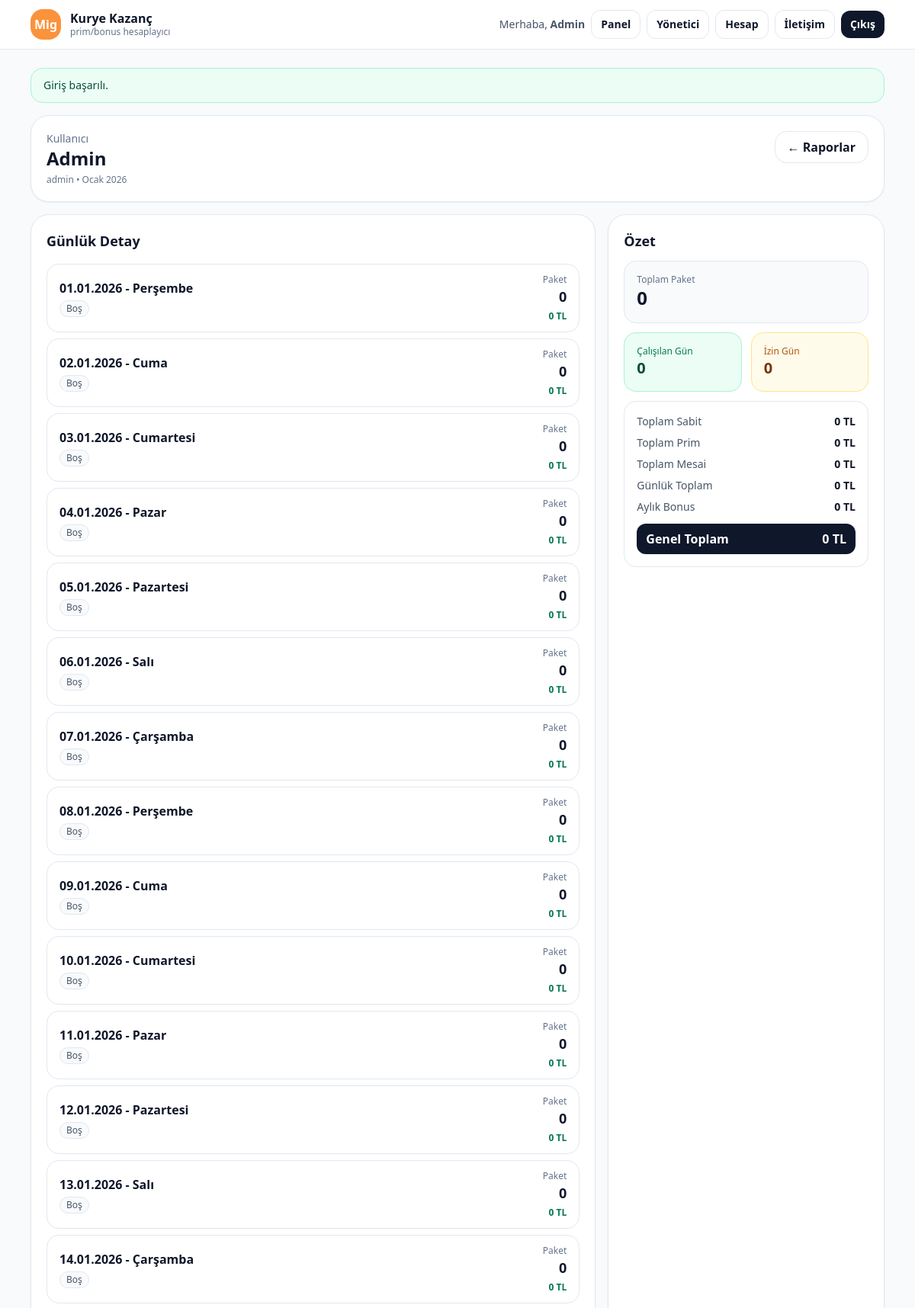
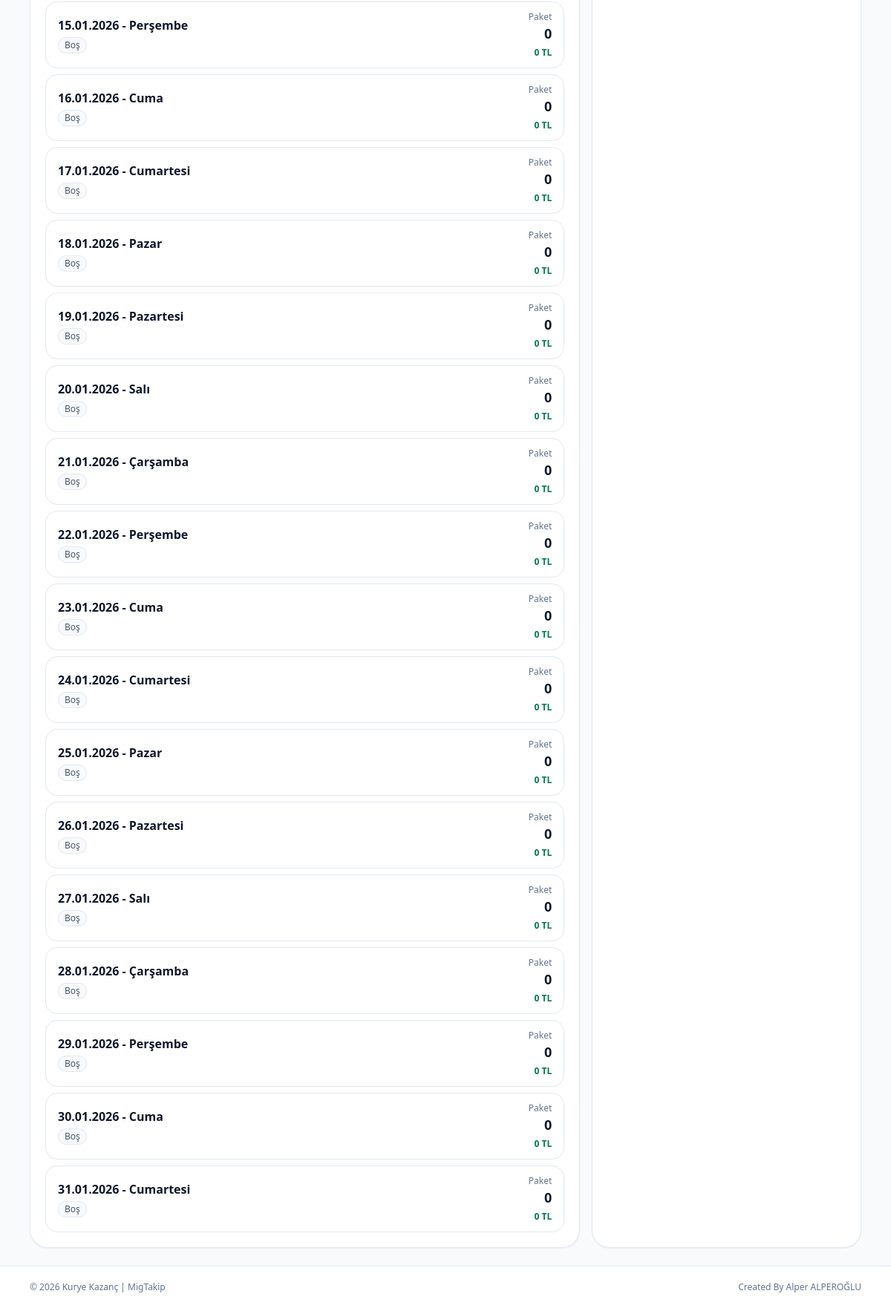
The page /reports_user.php?uid=1 (signed in) on the database its author committed (2 pictures, top to bottom).
### tables this page shows
CREATE TABLE `users` (
  `id` int(11) NOT NULL,
  `name` varchar(120) NOT NULL,
  `email` varchar(190) NOT NULL,
  `phone` varchar(30) DEFAULT NULL,
  `password_hash` varchar(255) NOT NULL,
  `role` enum('admin','chef','user') NOT NULL DEFAULT 'user',
  `courier_class` varchar(50) DEFAULT NULL,
  `start_date` date DEFAULT NULL,
  `seniority_start_date` date DEFAULT NULL,
  `accounting_fee` decimal(10,2) NOT NULL DEFAULT 0.00,
  `default_motor_type` varchar(10) DEFAULT 'own',
  `default_motor_rent_monthly` decimal(10,2) DEFAULT 0.00,
  `motor_default_type` enum('own','rental') NOT NULL DEFAULT 'own',
  `motor_monthly_rent` decimal(10,2) NOT NULL DEFAULT 0.00,
  `motor_plate` varchar(20) DEFAULT NULL,
  `first_login_done` tinyint(1) NOT NULL DEFAULT 0,
  `created_at` timestamp NOT NULL DEFAULT current_timestamp()
);

### app/helpers.php (called while the page is built, shortened)
<?php
function e(string $s): string { return htmlspecialchars($s, ENT_QUOTES, 'UTF-8'); }
function base_url(): string {
  $cfg = require __DIR__ . '/../config/config.php';
  if (!empty($cfg['app']['base_url'])) return rtrim($cfg['app']['base_url'], '/');
  $https = (!empty($_SERVER['HTTPS']) && $_SERVER['HTTPS'] !== 'off');
  $scheme = $https ? 'https' : 'http';
  $host = $_SERVER['HTTP_HOST'] ?? 'localhost';
  $scriptName = $_SERVER['SCRIPT_NAME'] ?? '';
  $dir = rtrim(str_replace('\\', '/', dirname($scriptName)), '/');
  return $scheme . '://' . $host . $dir;
}
function session_boot(): void {
  $cfg = require __DIR__ . '/../config/config.php';
}
function day_label(string $ym, int $day): string {
  if (!preg_match('/^(\d{4})-(\d{2})$/', $ym, $m)) return (string)$day;
  $y = intval($m[1]);
  $mo = intval($m[2]);
  $daysInMonth = (int)cal_days_in_month(CAL_GREGORIAN, $mo, $y);
  $dt = new DateTime(sprintf('%04d-%02d-%02d', $y, $mo, $day));
  $wd = ['Pazar','Pazartesi','Salı','Çarşamba','Perşembe','Cuma','Cumartesi'];
  $w = $wd[(int)$dt->format('w')] ?? '';
  return $dt->format('d.m.Y') . ' - ' . $w;
}
function flash_get(): ?array {
  $f = $_SESSION['_flash'];
  return $f;
}
function month_label(string $ym): string {
  $map = ['01'=>'Ocak','02'=>'Şubat','03'=>'Mart','04'=>'Nisan','05'=>'Mayıs','06'=>'Haziran','07'=>'Temmuz','08'=>'Ağustos','09'=>'Eylül','10'=>'Ekim','11'=>'Kasım','12'=>'Aralık'];
  if (!preg_match('/^(\d{4})-(\d{2})$/', $ym, $m)) return $ym;
  return ($map[$m[2]] ?? $m[2]) . ' ' . $m[1];
}

### config/config.php (called while the page is built, shortened)
<?php
return [
  'db' => [
    'host' => 'localhost',
    'name' => 'sesmotors_kurye',
    'user' => 'sesmotors_kurye',
    'pass' => 'nuFeKp5EWXnQ558embmK',
    'charset' => 'utf8mb4',
  ],
  'app' => [
    'base_url' => 'https://www.sesmotors.com/kurye/public',
    'session_name' => 'KURYESESS',
  ],
];

### app/calc.php (called while the page is built, shortened)
<?php
function role_extra_pay(string $role): float {
  return $role === 'chef' ? 7600.0 : 0.0;
}
function seniority_bonus_for_month(?string $startDate, string $ym): float {
  if (!$startDate || !preg_match('/^(\d{4})-(\d{2})$/', $ym, $m)) return 0.0;
  return 3600.0;
}
function bonus_for_month_packages(int $totalPackages): float {
  if ($totalPackages <= 0) return 0.0;
  return tier_lookup('bonus_tiers', $totalPackages);
}

### public/reports_user.php (the view, shortened to what this page needs)
<?php
require_once __DIR__ . '/../app/helpers.php';
require_once __DIR__ . '/../app/layout.php';
require_once __DIR__ . '/../app/calc.php';
$pdo = db();
$me = $_SESSION['user'];
$is_admin = ($me['role'] ?? '') === 'admin';
$uid = intval($_GET['uid'] ?? 0);
$ym = $_GET['ym'] ?? date('Y-m');
$u = $pdo->prepare("SELECT id,name,email,role,seniority_start_date FROM users WHERE id=? LIMIT 1");
$u->execute([$uid]);
$usr = $u->fetch();
$company = company_settings();
$overtime_hourly_rate = floatval($company['overtime_hourly_rate'] ?? 0);
$m = $pdo->prepare("SELECT id,daily_hours,hourly_rate,target_packages FROM months WHERE user_id=? AND ym=? LIMIT 1");
$m->execute([$uid, $ym]);
$month = $m->fetch();
$daily_hours = $month ? floatval($month['daily_hours']) : floatval($company['default_daily_hours']);
$hourly_rate = $month ? floatval($month['hourly_rate']) : floatval($company['hourly_rate']);
$byDay = [];
$totalPackages = 0;
$totalPrime = 0.0;
$totalFixed = 0.0;
$totalOvertime = 0.0;
$totalDaily = 0.0;
$workDays = 0;
$leaveDays = 0;
$days = [];
for ($d=1; $d<=31; $d++) {
  $status = $byDay[$d]['status'] ?? 'OFF';
  $pkg = intval($byDay[$d]['packages'] ?? 0);
  $ot_h = floatval($byDay[$d]['overtime_hours'] ?? 0);
  $note = $byDay[$d]['note'] ?? '';
  $prime = ($status==='WORK' && $pkg>0) ? prime_for_packages($pkg) : 0.0;
  $fixed = ($status==='WORK') ? daily_fixed_pay($pkg, $daily_hours, $hourly_rate) : 0.0;
  if ($status !== 'WORK') $ot_h = 0;
  $ot_pay = ($status==='WORK') ? overtime_pay($ot_h, $overtime_hourly_rate) : 0.0;
  $daily = $prime + $fixed + $ot_pay;
  $totalPrime += $prime;
  $totalFixed += $fixed;
  $totalOvertime += $ot_pay;
  $totalDaily += $daily;
  $days[] = ['day'=>$d,'status'=>$status,'packages'=>$pkg,'overtime_hours'=>$ot_h,'prime'=>$prime,'fixed'=>$fixed,'daily'=>$daily,'note'=>$note];
}
$bonus = bonus_for_month_packages($totalPackages);
$roleExtra = role_extra_pay($usr['role'] ?? 'user');
$seniorityBonus = seniority_bonus_for_month($usr['seniority_start_date'] ?? null, $ym);
$grand = $totalDaily + $bonus + $roleExtra + $seniorityBonus;
render_header('Rapor • ' . e($usr['name']) . ' • ' . month_label($ym), ['user'=>$me, 'is_admin'=>$is_admin]);
?>
<div class="flex flex-col gap-4">
  <div class="rounded-3xl bg-white border border-slate-200 shadow-sm p-5">
    <div class="flex items-start justify-between gap-3 flex-wrap">
      <div>
        <div class="text-sm text-slate-500">Kullanıcı</div>
        <h1 class="text-2xl font-extrabold"><?= e($usr['name']) ?></h1>
        <div class="mt-1 text-xs text-slate-500"><?= e($usr['role']) ?> • <?= e(month_label($ym)) ?></div>
      </div>
      <a class="rounded-2xl border border-slate-200 bg-white px-4 py-2 font-semibold hover:bg-slate-50" href="<?= e(base_url()) ?>/reports.php?ym=<?= e($ym) ?>">← Raporlar</a>
    </div>
  </div>
  <div class="grid gap-4 lg:grid-cols-3">
    <div class="lg:col-span-2 rounded-3xl bg-white border border-slate-200 shadow-sm p-5">
      <h2 class="text-lg font-extrabold">Günlük Detay</h2>
      <div class="mt-4 space-y-2">
        <?php foreach ($days as $row): ?>
          <?php
            $badge = $row['status']==='WORK' ? 'bg-emerald-50 text-emerald-700 border-emerald-200' :
                     ($row['status']==='LEAVE' ? 'bg-amber-50 text-amber-700 border-amber-200' :
                     'bg-slate-50 text-slate-600 border-slate-200');
            $statusText = $row['status']==='WORK'?'Çalıştı':($row['status']==='LEAVE'?'İzin':'Boş');
          ?>
          <details class="rounded-2xl border border-slate-200 bg-white">
            <summary class="cursor-pointer list-none px-4 py-3 flex items-center justify-between gap-3">
              <div>
                <div class="font-semibold"><?= e(day_label($ym, (int)$row['day'])) ?></div>
                <div class="mt-1 inline-flex items-center rounded-full border px-2 py-0.5 text-xs <?= $badge ?>"><?= e($statusText) ?></div>
              </div>
              <div class="text-right">
                <div class="text-xs text-slate-500">Paket</div>
                <div class="text-lg font-extrabold"><?= e((string)$row['packages']) ?></div>
                <div class="mt-1 text-xs text-emerald-700 font-extrabold"><?= number_format($row['daily'], 0, ',', '.') ?> TL</div>
              </div>
            </summary>
          </details>
        <?php endforeach; ?>
      </div>
    </div>
    <div class="rounded-3xl bg-white border border-slate-200 shadow-sm p-5">
      <h2 class="text-lg font-extrabold">Özet</h2>
      <div class="mt-3 grid gap-3">
        <div class="rounded-2xl bg-slate-50 border border-slate-200 p-4">
          <div class="text-xs text-slate-500">Toplam Paket</div>
          <div class="text-2xl font-extrabold"><?= e((string)$totalPackages) ?></div>
        </div>
        <div class="grid grid-cols-2 gap-3">
          <div class="rounded-2xl bg-emerald-50 border border-emerald-200 p-4">
            <div class="text-xs text-emerald-700">Çalışılan Gün</div>
            <div class="text-xl font-extrabold text-emerald-900"><?= e((string)$workDays) ?></div>
          </div>
          <div class="rounded-2xl bg-amber-50 border border-amber-200 p-4">
            <div class="text-xs text-amber-700">İzin Gün</div>
            <div class="text-xl font-extrabold text-amber-900"><?= e((string)$leaveDays) ?></div>
          </div>
        </div>
        <div class="rounded-2xl border border-slate-200 p-4">
          <div class="flex items-center justify-between text-sm"><span class="text-slate-600">Toplam Sabit</span><b><?= number_format($totalFixed, 0, ',', '.') ?> TL</b></div>
          <div class="mt-2 flex items-center justify-between text-sm"><span class="text-slate-600">Toplam Prim</span><b><?= number_format($totalPrime, 0, ',', '.') ?> TL</b></div>
          <div class="mt-2 flex items-center justify-between text-sm"><span class="text-slate-600">Toplam Mesai</span><b><?= number_format($totalOvertime, 0, ',', '.') ?> TL</b></div>
          <div class="mt-2 flex items-center justify-between text-sm"><span class="text-slate-600">Günlük Toplam</span><b><?= number_format($totalDaily, 0, ',', '.') ?> TL</b></div>
          <div class="mt-2 flex items-center justify-between text-sm"><span class="text-slate-600">Aylık Bonus</span><b><?= number_format($bonus, 0, ',', '.') ?> TL</b></div>
          <div class="mt-3 flex items-center justify-between rounded-xl bg-slate-900 text-white px-3 py-2">
            <span class="font-bold">Genel Toplam</span>
            <span class="font-extrabold"><?= number_format($grand, 0, ',', '.') ?> TL</span>
          </div>
        </div>
      </div>
    </div>
  </div>
</div>
<?php render_footer(); ?>

### app/layout.php (shortened to what this page needs)
<?php
require_once __DIR__ . '/helpers.php';
function render_header(string $title, array $opts = []): void {
  $user = $opts['user'] ?? null;
  $is_admin = $opts['is_admin'] ?? false;
  $flash = flash_get();
  ?>
<!doctype html>
<html lang="tr">
<head>
  <script src="https://cdn.tailwindcss.com"></script>
</head>
<body class="bg-slate-50 text-slate-900">
  <header class="sticky top-0 z-40 bg-white/90 backdrop-blur border-b border-slate-200">
    <div class="max-w-6xl mx-auto px-4 py-3 flex items-center justify-between gap-3">
      <div class="flex items-center gap-3">
        <div class="h-10 w-10 rounded-2xl text-white flex items-center justify-center font-black" style="background-color: rgb(251 146 60);">Mig</div>
        <div class="leading-tight">
          <div class="font-extrabold">Kurye Kazanç</div>
          <div class="text-xs text-slate-500">prim/bonus hesaplayıcı</div>
        </div>
      </div>
      <nav class="hidden sm:flex items-center gap-2">
        <?php if ($user): ?>
          <span class="hidden md:inline text-sm text-slate-600">Merhaba, <b><?= e($user['name']) ?></b></span>
          <a class="rounded-xl px-3 py-2 text-sm font-semibold border border-slate-200 bg-white hover:bg-slate-50"
             href="<?= e(base_url()) ?>/dashboard.php">Panel</a>
          <?php if ($is_admin): ?>
            <a class="rounded-xl px-3 py-2 text-sm font-semibold border border-slate-200 bg-white hover:bg-slate-50"
               href="<?= e(base_url()) ?>/admin/users.php">Yönetici</a>
          <?php endif; ?>
          <a class="rounded-xl px-3 py-2 text-sm font-semibold border border-slate-200 bg-white hover:bg-slate-50"
             href="<?= e(base_url()) ?>/account.php">Hesap</a>
          <a class="rounded-xl px-3 py-2 text-sm font-semibold border border-slate-200 bg-white hover:bg-slate-50"
             href="<?= e(base_url()) ?>/contact.php">İletişim</a>
          <a class="rounded-xl px-3 py-2 text-sm font-semibold bg-slate-900 text-white hover:bg-slate-800"
             href="<?= e(base_url()) ?>/logout.php">Çıkış</a>
        <?php else: ?>
          <a class="rounded-xl px-3 py-2 text-sm font-semibold bg-slate-900 text-white hover:bg-slate-800"
             href="<?= e(base_url()) ?>/login.php">Giriş</a>
        <?php endif; ?>
      </nav>
    </div>
  </header>
  <main class="max-w-6xl mx-auto px-4 py-6">
    <?php if ($flash): ?>
      <div class="mb-4 rounded-2xl border px-4 py-3 text-sm <?= $flash['type']==='ok'?'border-emerald-200 bg-emerald-50 text-emerald-900':'border-rose-200 bg-rose-50 text-rose-900' ?>">
        <?= e($flash['msg']) ?>
      </div>
    <?php endif; ?>
<?php
}
function render_footer(): void { ?>
  </main>
  <footer class="border-t border-slate-200 bg-white">
    <div class="max-w-6xl mx-auto px-4 py-5 text-xs text-slate-500 flex flex-col sm:flex-row gap-2 sm:items-center sm:justify-between">
      <div>© <?= date('Y') ?> Kurye Kazanç | MigTakip</div>
      <div>Created By Alper ALPEROĞLU</div>
    </div>
  </footer>
</body>
</html>
<?php } ?>

### rows shown on the page
users: name "Admin", role "admin", grand "0"

### other values the page prints
$flash['msg'] "Giriş başarılı."
month_label($ym) "Ocak 2026"
day_label($ym, (int)$row['day']) "01.01.2026 - Perşembe"
$statusText "Boş"
$row['packages'] "0"
$row['daily'] "0"
day_label($ym, (int)$row['day']) "02.01.2026 - Cuma"
day_label($ym, (int)$row['day']) "03.01.2026 - Cumartesi"
day_label($ym, (int)$row['day']) "04.01.2026 - Pazar"
day_label($ym, (int)$row['day']) "05.01.2026 - Pazartesi"
day_label($ym, (int)$row['day']) "06.01.2026 - Salı"
day_label($ym, (int)$row['day']) "07.01.2026 - Çarşamba"
day_label($ym, (int)$row['day']) "08.01.2026 - Perşembe"
day_label($ym, (int)$row['day']) "09.01.2026 - Cuma"
day_label($ym, (int)$row['day']) "10.01.2026 - Cumartesi"
